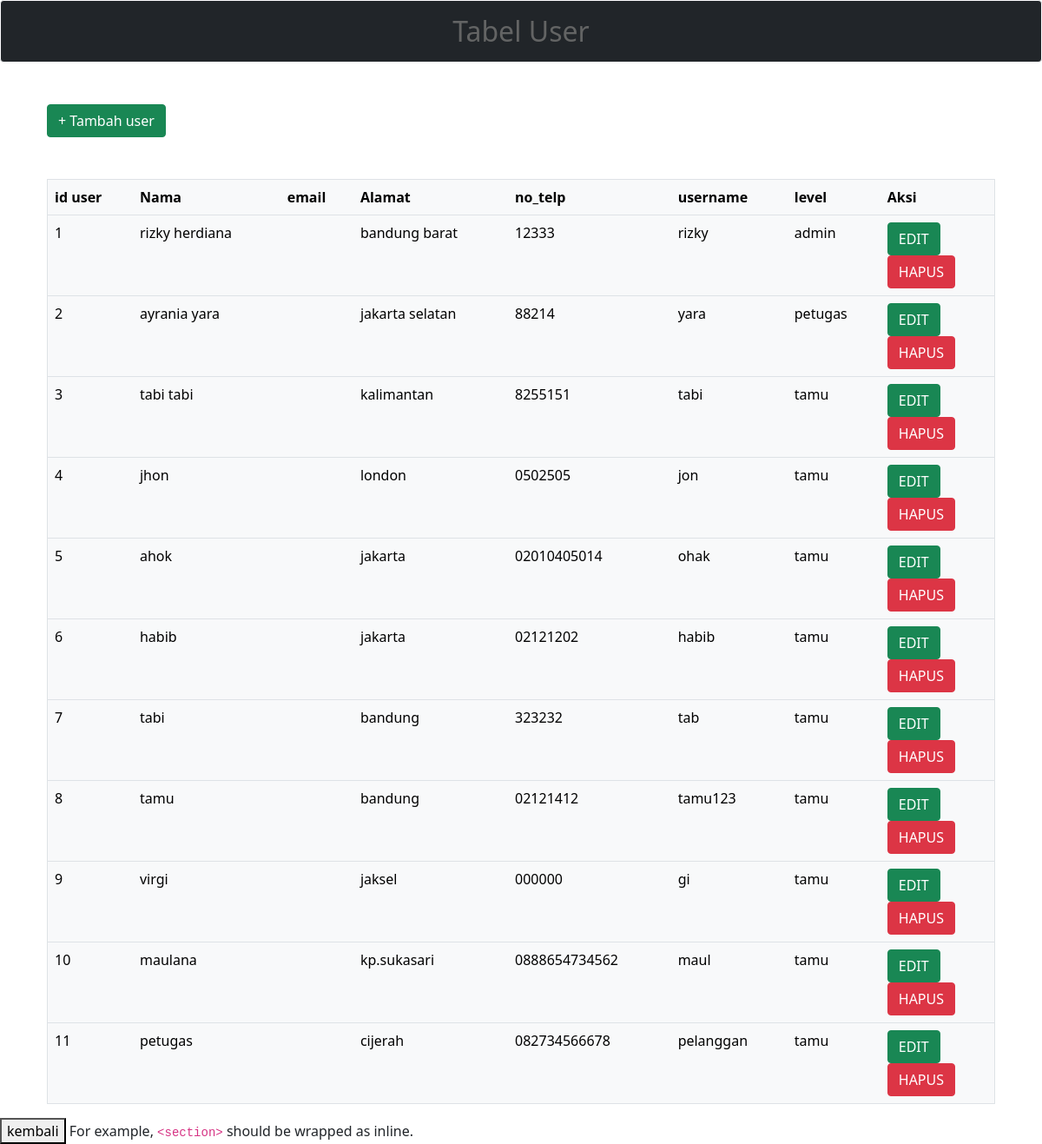
The page /tabel_user.php?pesan=input on the database its author committed.
### tables this page shows
CREATE TABLE `tb_identitas` (
  `id_user` int(11) NOT NULL,
  `nama` varchar(225) NOT NULL,
  `nik` varchar(225) NOT NULL,
  `alamat` varchar(225) NOT NULL,
  `no_telp` varchar(50) NOT NULL,
  `username` varchar(225) NOT NULL,
  `password` varchar(225) NOT NULL,
  `level` enum('petugas','tamu','admin') NOT NULL
);

### tabel_user.php (the view, shortened to what this page needs)
<!DOCTYPE html>
<html>
<head>
	<?php
include 'boostrap.php';
	 ?>
</head>
<body style="background: url(img/gambar2.jpg); background-size:cover">
        <h2 class="alert alert-light text-center bg-dark fixed-top ">Tabel User</h2>
	<br>
	<br>
	<br>
	<br>
	<br>
<div class="container">
	<a href="inputtb_user.php"><button class="btn btn-success">+ Tambah user</button></a>
	</div>
	<br/>
	<br/>
	<div class="container">
		<div class="cointainer bg-light">
	<table  class="table table-hover " border="1">
		<tr>
			<th>id user</th>
			<th>Nama</th>
			<th>email</th>
			<th>Alamat</th>
			<th>no_telp</th>
			<th>username</th>
			<th>level</th>
			<th>Aksi</th>
		</tr>
		<?php
		include 'koneksi.php';
		$no = 1;
		$data = mysqli_query($koneksi,"select * from tb_identitas");
		while($d = mysqli_fetch_array($data)){
			?>
			<tr>
				<td><?php echo $no++; ?></td>
				<td><?php echo $d['nama']; ?></td>
				<td><?php echo $d['email']; ?></td>
				<td><?php echo $d['alamat']; ?></td>
                <td><?php echo $d['no_telp']; ?></td>
				<td><?php echo $d['username']; ?></td>
				<td><?php echo $d['level']; ?></td>
				<td>
					<a
					href="edit_tbuser.php?id=<?php echo  $d['id_user']; ?>"><button class="btn btn-success">EDIT</button><br>
				</a>
					<a href="hapus_tbuser.php?id=<?php echo $d['id_user']; ?>"><button class="btn btn-danger">HAPUS</button>
					</a>
				</td>
			</tr>
			<?php
		}
		?>
	</table>
	</div>
	</div>
	         <td><a href="halaman_admin.php"><button>kembali</button></a></td>
	         For example, <code>&lt;section&gt;</code> should be wrapped as inline.
</body>
</html>

### boostrap.php (shortened to what this page needs)
<link rel="stylesheet" type="text/css" href="css/bootstrap.min.css">
  <link rel="stylesheet" type="text/css" href="styleindex.css">
  <link href="https://cdn.jsdelivr.net/npm/bootstrap@5.1.3/dist/css/bootstrap.min.css" rel="stylesheet">
  <link rel="stylesheet" type="text/css" href="css/fontawesome.min.css">
  <link rel="stylesheet" type="text/css" href="fontawesome/fontawesome.css">

### rows shown on the page
tb_identitas: nama "rizky herdiana", alamat "bandung barat", no_telp "12333", username "rizky", level "admin"
tb_identitas: nama "ayrania yara", alamat "jakarta selatan", no_telp "88214", username "yara", level "petugas"
tb_identitas: nama "tabi tabi", alamat "kalimantan", no_telp "8255151", username "tabi", level "tamu"
tb_identitas: nama "jhon", alamat "london", no_telp "0502505", username "jon", level "tamu"
tb_identitas: nama "ahok", alamat "jakarta", no_telp "02010405014", username "ohak", level "tamu"
tb_identitas: nama "habib", alamat "jakarta", no_telp "02121202", username "habib", level "tamu"
tb_identitas: nama "tabi", alamat "bandung", no_telp "323232", username "tab", level "tamu"
tb_identitas: nama "tamu", alamat "bandung", no_telp "02121412", username "tamu123", level "tamu"
tb_identitas: nama "virgi", alamat "jaksel", no_telp "000000", username "gi", level "tamu"
tb_identitas: nama "maulana", alamat "kp.sukasari", no_telp "0888654734562", username "maul", level "tamu"
tb_identitas: nama "petugas", alamat "cijerah", no_telp "082734566678", username "pelanggan", level "tamu"
